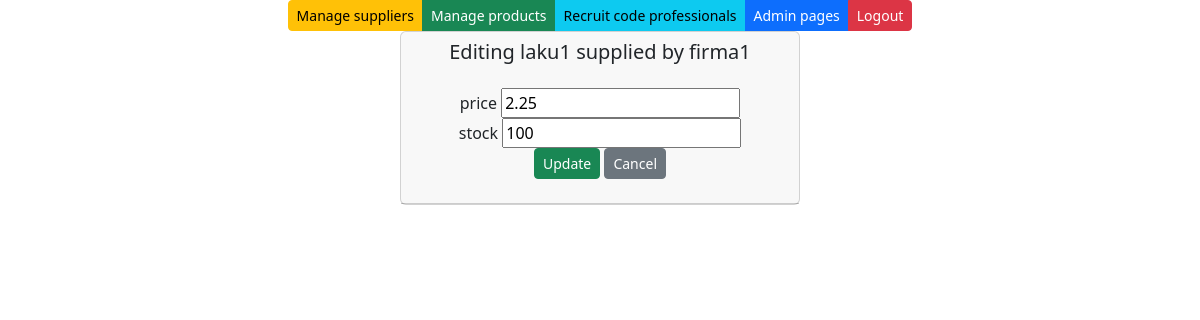
Screenshot of /edit-product-get/1/ with the database file from the repository.
### app/models.py (models this page shows, shortened)
class Product(models.Model):
    productName = models.CharField(max_length=20, default="laku")
    packagesize = models.CharField(max_length=20, default=3)
    unitprice = models.DecimalField(max_digits=8, decimal_places=2, default=1.00)
    unitsinstock = models.IntegerField(default=3)
    supplier = models.ForeignKey(Supplier, on_delete=models.CASCADE)    #on_delete...:If the supplier is deleted, all their products will also be deleted.

class Supplier(models.Model):
    companyName = models.CharField(max_length=50, default="firma")
    contactName = models.CharField(max_length=50, default="firma")
    address = models.CharField(max_length=100, default="firma")
    phone = models.CharField(max_length=20, default="firma")
    email = models.CharField(max_length=50, default="firma")
    country = models.CharField(max_length=50, default="firma")

### app/views.py (the view)
# urls.py: path('edit-product-get/<int:id>/', edit_product_get),
def edit_product_get(request, id):
    product = Product.objects.get(id= id)
    context = {'product': product}
    return render (request, "editproduct.html", context)

### app/templates/editproduct.html (shortened to what this page needs)
{% extends 'index.html'%}
{% block content %}
<br />
<div class="card" style="width: 25rem;">
    <div class="card-header">
        <h5>Editing {{product.productName}} supplied by {{product.supplier.companyName}}</h5>
        <div class="card-body">
            <form method="post" action="/edit-product-post/{{product.id}}/">
                <div class="form-group">
                    <label>price</label>
                    <input type="number" step="0.01" name="unitprice" value="{{product.unitprice}}">
                </div>
                <div class="form-group">
                    <label>stock</label>
                    <input type="number" name="unitsinstock" value="{{product.unitsinstock}}">
                </div>
                <input type="submit" value="Update" class="btn btn-success btn-sm">
                <input type="button" onclick="window.location.href='/products'" id="hide-btn"
                    class="btn btn-secondary btn-sm" value="Cancel">
            </form>
        </div>
    </div>
</div>
{% endblock %}

### rows the page displays
Product: productName "laku1", supplier.companyName "firma1", unitprice "2.25", unitsinstock "100"
